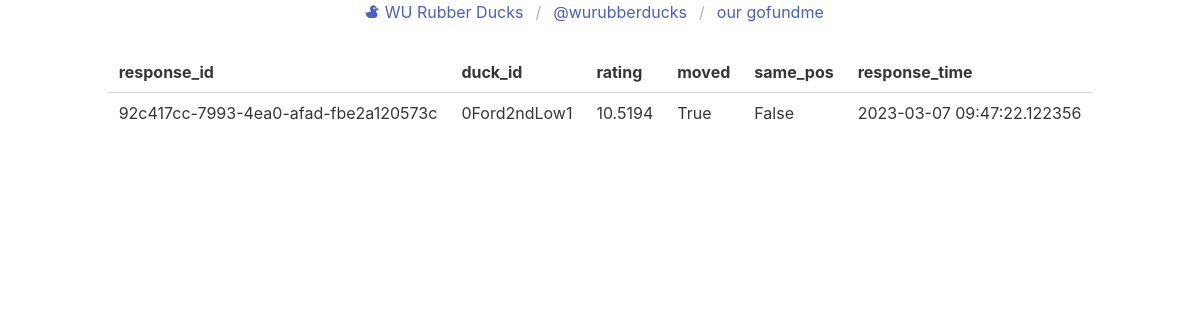
Page /response-list on the earlier database version.
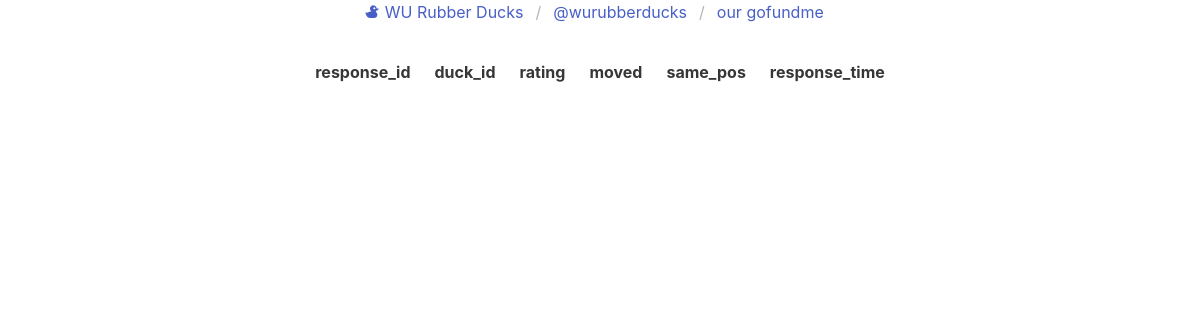
Same page on the later database version.
### app.py (models this page shows)
class Response(db.Model):
    response_id = db.Column(db.String(36), primary_key=True)
    duck_id = db.Column(db.String(36))
    rating = db.Column(db.Float)  # todo set restrictions for rating range
    same_pos = db.Column(db.Boolean)  # did they find the duck where we put it?
    moved = db.Column(db.Boolean)  # did they move the duck?
    response_time = db.Column(db.DateTime)  # time on the server the response was submitted (seems to be PST?)

### app.py (the view)
@app.route('/response-list')
def response_list():
    responses = db.session.execute(db.select(Response)).scalars()
    return render_template('response-list.html', responses=responses)

### templates/response-list.html
{% extends 'base.html' %}
{% block content %}
<table class="table is-hoverable">
  <tr style="text-align:left">
    <th>
      response_id
    </th>
    <th>
      duck_id
    </th>
    <th>
      rating
    </th>
    <th>
      moved
    </th>
    <th>
      same_pos
    </th>
    <th>
      response_time
    </th>
  </tr>
  {% for response in responses %}
  <tr>
    <td>
      {{ response.response_id }}
    </td>
    <td>
      {{ response.duck_id }}
    </td>
    <td>
      {{ response.rating }}
    </td>
    <td>
      {{ response.same_pos }}
    </td>
    <td>
      {{ response.moved }}
    </td>
    <td>
      {{ response.response_time }}
    </td>
  </tr>
  {% endfor %}
</table>
{% endblock %}

### templates/base.html (shortened to what this page needs)
<!DOCTYPE html>
<html lang="en">
<head>
    <link rel="stylesheet" href="https://cdn.jsdelivr.net/npm/bulma@0.9.4/css/bulma.min.css">
    <link rel="stylesheet" href="https://cdn.jsdelivr.net/npm/@mdi/font@7.1.96/css/materialdesignicons.min.css">
</head>
<body>
    <nav class="breadcrumb is-centered" aria-label="breadcrumbs">
        <ul>
            <li><a href="/"><span class="mdi mdi-duck mdi-flip-h">&nbsp;</span>WU Rubber Ducks</a></li>
            <li><a href="https://www.instagram.com/wurubberducks/" target="_blank">@wurubberducks</a></li>
            <li><a href="https://gofund.me/dfa08205" target="_blank">our gofundme</a></li>
        </ul>
    </nav>
    <div class="columns is-centered" style="padding:1em">
        {% block content %} {% endblock %}
    </div>
</body>
</html>

### templates/base.html (style rules this page uses)
html, body { overflow-x: hidden; }
body { position: relative }

Differences in the rows shown:
removed Response: response_id "92c417cc-7993-4ea0-afad-fbe2a120573c", duck_id "0Ford2ndLow1", rating "10.5194", same_pos "True", moved "False", response_time "2023-03-07 09:47:22.122356"
